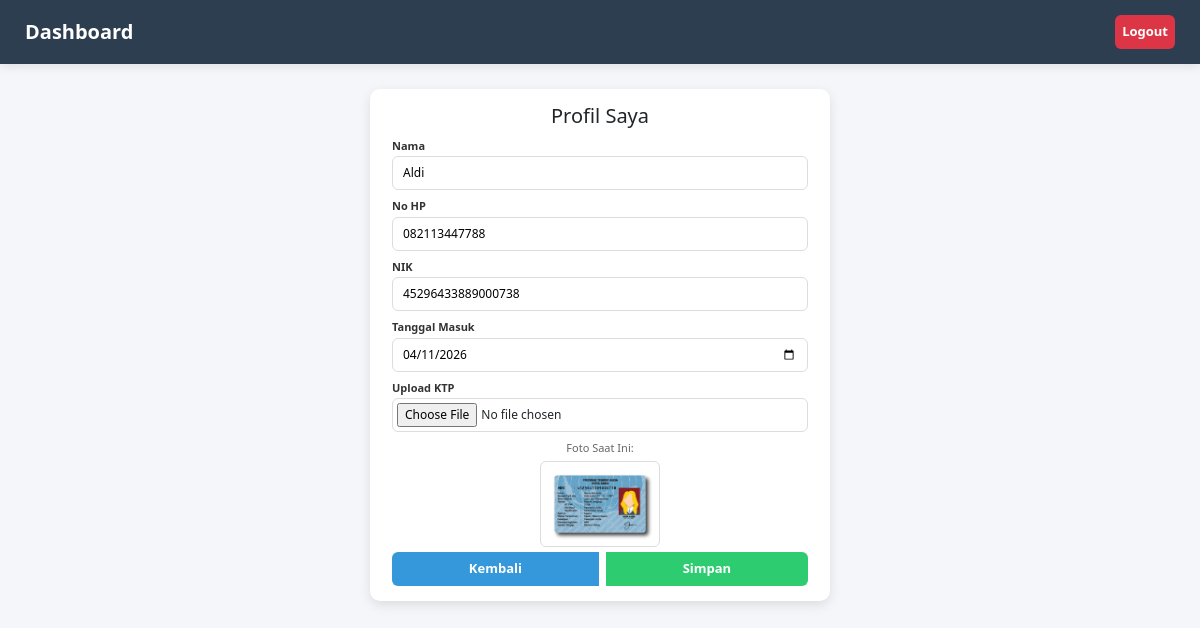
The page /profil/ (signed in) on the database as committed earlier.
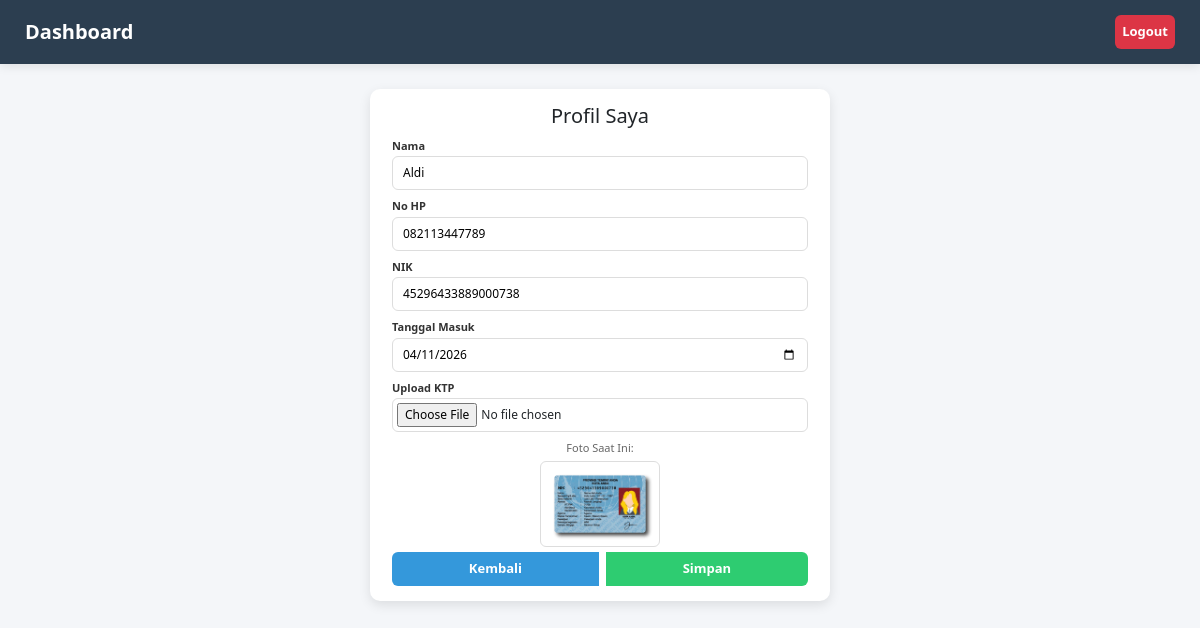
The same page on the database as committed later.
### kos/models.py (models this page shows, shortened)
class Penyewa(models.Model):
    user = models.OneToOneField(User, on_delete=models.CASCADE, null=True, blank=True)
    nama = models.CharField(max_length=100)
    no_hp = models.CharField(max_length=15, blank=True)
    nik = models.CharField(max_length=16, blank=True)
    kamar = models.ForeignKey(Kamar, on_delete=models.SET_NULL, null=True, blank=True)
    tanggal_masuk = models.DateField(null=True, blank=True)
    tanggal_keluar = models.DateField(null=True, blank=True)
    foto_ktp = models.ImageField(upload_to='ktp/', null=True, blank=True)
    fasilitas = models.ManyToManyField(Fasilitas, blank=True)
    status = models.CharField(
        max_length=20,
        choices=[
            ('Pending', 'Pending'),
            ('Aktif', 'Aktif'),
            ('Keluar', 'Keluar')
        ],
        default='Pending'
    )

### kos/views.py (the view, shortened to what this page needs)
# urls.py: path('profil/', views.profil_penyewa, name='profil_penyewa'),
@login_required
def profil_penyewa(request):
    try:
        penyewa = Penyewa.objects.get(user=request.user)
    except Penyewa.DoesNotExist:
        return redirect('dashboard')
    return render(request, 'kos/profil_penyewa.html', {
        'penyewa': penyewa
    })

### kos/templates/kos/profil_penyewa.html (shortened to what this page needs)
{% extends 'kos/base_user.html' %}
{% block content %}
<div class="container">
    <h2>Profil Saya</h2>
    <form method="POST" enctype="multipart/form-data">
        <label>Nama</label>
        <input type="text" value="{{ penyewa.nama }}" readonly>
        <label>No HP</label>
        <input type="text" name="no_hp" value="{{ penyewa.no_hp }}">
        <label>NIK</label>
        <input type="text" name="nik" value="{{ penyewa.nik }}">
        <label>Tanggal Masuk</label>
        <input type="date" name="tanggal_masuk" value="{{ penyewa.tanggal_masuk|date:'Y-m-d' }}">
        <label>Upload KTP</label>
        <input type="file" name="foto_ktp" style="padding: 4px;">
        {% if penyewa.foto_ktp %}
            <p style="font-size: 11px; margin: 0; text-align: center; color: #666;">Foto Saat Ini:</p>
            <img src="{{ penyewa.foto_ktp.url }}">
        {% endif %}
        <div class="btn-group">
            <a href="{% url 'dashboard_penyewa' %}" class="btn" style="background:#3498db; color:white; text-decoration:none; display:flex; align-items:center; justify-content:center;">Kembali</a>
            <button type="submit" class="btn" style="background:#2ecc71; color:white;">Simpan</button>
        </div>
    </form>
</div>
{% endblock %}

Rows that differ between the two databases and show on the page:
changed Penyewa "Aldi": no_hp "082113447788" → "082113447789"
